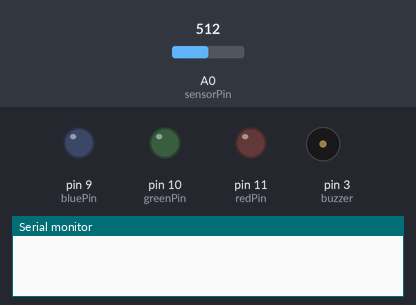
A sketch run on a simulated Arduino Uno, built with avr-gcc and run on an emulated ATmega328P. Shown: output pins drawn as LEDs (lit = HIGH), buzzer (waves = sounding), the last lines printed to the serial monitor. Inputs (shaded band) come from the test bench; at power-on: A0 (sensorPin) = 512. Pins used as bus, display or sensor lines are not drawn.

Above: at 0.1 s.
At 39.76 s:
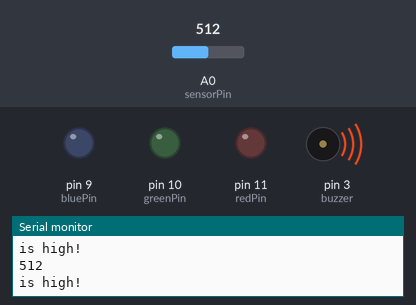
Timing chart, 0 to 40.0 s (numbered marks = the images above):
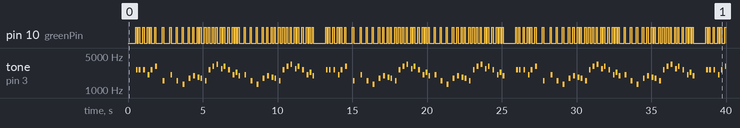

The sketch:

stupid-pet-tricks.ino
```cpp
int sensorPin = A0;
int sensorValue = 0;
int sensorArray[10];;
int aveReading = 0;

int buzzer = 3;

int redPin = 11;
int greenPin = 10;
int bluePin = 9;

//notes for melody [not mine]
#define NOTE_B0  31
#define NOTE_C1  33
#define NOTE_CS1 35
#define NOTE_D1  37
#define NOTE_DS1 39
#define NOTE_E1  41
#define NOTE_F1  44
#define NOTE_FS1 46
#define NOTE_G1  49
#define NOTE_GS1 52
#define NOTE_A1  55
#define NOTE_AS1 58
#define NOTE_B1  62
#define NOTE_C2  65
#define NOTE_CS2 69
#define NOTE_D2  73
#define NOTE_DS2 78
#define NOTE_E2  82
#define NOTE_F2  87
#define NOTE_FS2 93
#define NOTE_G2  98
#define NOTE_GS2 104
#define NOTE_A2  110
#define NOTE_AS2 117
#define NOTE_B2  123
#define NOTE_C3  131
#define NOTE_CS3 139
#define NOTE_D3  147
#define NOTE_DS3 156
#define NOTE_E3  165
#define NOTE_F3  175
#define NOTE_FS3 185
#define NOTE_G3  196
#define NOTE_GS3 208
#define NOTE_A3  220
#define NOTE_AS3 233
#define NOTE_B3  247
#define NOTE_C4  262
#define NOTE_CS4 277
#define NOTE_D4  294
#define NOTE_DS4 311
#define NOTE_E4  330
#define NOTE_F4  349
#define NOTE_FS4 370
#define NOTE_G4  392
#define NOTE_GS4 415
#define NOTE_A4  440
#define NOTE_AS4 466
#define NOTE_B4  494
#define NOTE_C5  523
#define NOTE_CS5 554
#define NOTE_D5  587
#define NOTE_DS5 622
#define NOTE_E5  659
#define NOTE_F5  698
#define NOTE_FS5 740
#define NOTE_G5  784
#define NOTE_GS5 831
#define NOTE_A5  880
#define NOTE_AS5 932
#define NOTE_B5  988
#define NOTE_C6  1047
#define NOTE_CS6 1109
#define NOTE_D6  1175
#define NOTE_DS6 1245
#define NOTE_E6  1319
#define NOTE_F6  1397
#define NOTE_FS6 1480
#define NOTE_G6  1568
#define NOTE_GS6 1661
#define NOTE_A6  1760
#define NOTE_AS6 1865
#define NOTE_B6  1976
#define NOTE_C7  2093
#define NOTE_CS7 2217
#define NOTE_D7  2349
#define NOTE_DS7 2489
#define NOTE_E7  2637
#define NOTE_F7  2794
#define NOTE_FS7 2960
#define NOTE_G7  3136
#define NOTE_GS7 3322
#define NOTE_A7  3520
#define NOTE_AS7 3729
#define NOTE_B7  3951
#define NOTE_C8  4186
#define NOTE_CS8 4435
#define NOTE_D8  4699
#define NOTE_DS8 4978

//mario theme melody [not mine]
int melody[] = {
  NOTE_E7, NOTE_E7, 0, NOTE_E7,
  0, NOTE_C7, NOTE_E7, 0,
  NOTE_G7, 0, 0,  0,
  NOTE_G6, 0, 0, 0,

  NOTE_C7, 0, 0, NOTE_G6,
  0, 0, NOTE_E6, 0,
  0, NOTE_A6, 0, NOTE_B6,
  0, NOTE_AS6, NOTE_A6, 0,

  NOTE_G6, NOTE_E7, NOTE_G7,
  NOTE_A7, 0, NOTE_F7, NOTE_G7,
  0, NOTE_E7, 0, NOTE_C7,
  NOTE_D7, NOTE_B6, 0, 0,

  NOTE_C7, 0, 0, NOTE_G6,
  0, 0, NOTE_E6, 0,
  0, NOTE_A6, 0, NOTE_B6,
  0, NOTE_AS6, NOTE_A6, 0,

  NOTE_G6, NOTE_E7, NOTE_G7,
  NOTE_A7, 0, NOTE_F7, NOTE_G7,
  0, NOTE_E7, 0, NOTE_C7,
  NOTE_D7, NOTE_B6, 0, 0
};

//mario theme tempo [not mine]
int tempo[] = {
  12, 12, 12, 12,
  12, 12, 12, 12,
  12, 12, 12, 12,
  12, 12, 12, 12,

  12, 12, 12, 12,
  12, 12, 12, 12,
  12, 12, 12, 12,
  12, 12, 12, 12,

  9, 9, 9,
  12, 12, 12, 12,
  12, 12, 12, 12,
  12, 12, 12, 12,

  12, 12, 12, 12,
  12, 12, 12, 12,
  12, 12, 12, 12,
  12, 12, 12, 12,

  9, 9, 9,
  12, 12, 12, 12,
  12, 12, 12, 12,
  12, 12, 12, 12,
};


void setup() {
  Serial.begin(9600);
  pinMode(sensorPin, INPUT);
  pinMode(buzzer, OUTPUT);
  pinMode(redPin, OUTPUT);
  pinMode(greenPin, OUTPUT);
  pinMode(bluePin, OUTPUT);
}

void loop() {
  //get average reading of distance for 500ms to prevent values from fluctuating too much
   int aveReading = getAveReading();

   if (isLow(aveReading)) {
    Serial.println("is low!");
    analogWrite(redPin, 0);
    analogWrite(greenPin, 0);
    analogWrite(bluePin, 0);

      for (int i = 0; i < 256; i += 5) {
        analogWrite(redPin, i);
        aveReading = getAveReading();
        //if reading is no longer low, stop red LED
         if (isLow(aveReading) == false) {
          break;
         }
        delay(50);
      }


   } else if (isMid(aveReading)) {
    Serial.println("is mid!");
    analogWrite(redPin, 255);
    analogWrite(greenPin, 0);
    analogWrite(bluePin, 0);

      for (int i = 0; i < 256; i += 5) {
        analogWrite(greenPin, i);
        analogWrite(bluePin, i);
        analogWrite(redPin, (255-i));
        aveReading = getAveReading();
        //if reading is no longer in the mid range, stop green LED from ++
         if (isMid(aveReading) == false) {
          break;
         }
        delay(50);
      }

   } else if (isHigh(aveReading)) {
    Serial.println("is high!");
    analogWrite(redPin, 0);
    analogWrite(greenPin, 255);
    analogWrite(bluePin, 0);
    sing();
    }
}


int getAveReading() {
     int total = 0;
     for (int time = 0; time < 10; time ++) {
       sensorValue = analogRead(sensorPin);
       total += sensorValue;
       sensorArray[time] = sensorValue;
       delay(50);
   }
   int aveReading = total/10;
   Serial.println(aveReading);
   return aveReading;
}

boolean isLow(int reading) {
  if( reading > 0 && reading < 50) {
    return true;
  } else {
    return false;
  }
}

boolean isMid(int reading) {
  if( reading >= 50 && reading < 250) {
    return true;
  } else {
    return false;
  }
}

boolean isHigh(int reading) {
  if(reading >= 250 && reading < 650) {
    return true;
  } else {
    return false;
  }
}

//[everthing below is not mine]
//taken from http://www.princetronics.com/supermariothemesong/ !!! <3 <3 <3
void sing() {
    int size = sizeof(melody) / sizeof(int);
    for (int thisNote = 0; thisNote < size; thisNote++) {

      int noteDuration = 1000 / tempo[thisNote];

      buzz(buzzer, melody[thisNote], noteDuration);
      int pauseBetweenNotes = noteDuration * 1.30;
      delay(pauseBetweenNotes);
      buzz(buzzer, 0, noteDuration);

    }
  }

void buzz(int targetPin, long frequency, long length) {
  digitalWrite(greenPin, HIGH);
  long delayValue = 1000000 / frequency / 2;
  long numCycles = frequency * length / 1000;

  for (long i = 0; i < numCycles; i++) {
    digitalWrite(targetPin, HIGH); // write the buzzer pin high to push out the diaphram
    delayMicroseconds(delayValue); // wait for the calculated delay value
    digitalWrite(targetPin, LOW); // write the buzzer pin low to pull back the diaphram
    delayMicroseconds(delayValue); // wait again or the calculated delay value
  }
  digitalWrite(greenPin, LOW);

}
```

Measured:
- by itself, pin 10 (greenPin): moves between LOW and HIGH, repeating every 12.7 s
- by itself, tone on pin 3 (buzzer): plays 2579 Hz for 0.12 s, 2585 Hz for 0.12 s, 2585 Hz for 0.12 s, 2062 Hz for 0.12 s, 2585 Hz for 0.12 s, 3059 Hz for 0.12 s … (129 notes in this stretch)
